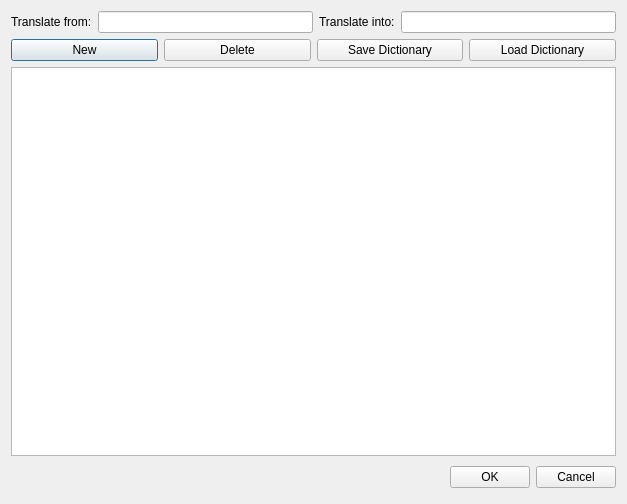
<?xml version="1.0" encoding="UTF-8"?>
<ui version="4.0">
 <class>GlossaryClass</class>
 <widget class="QDialog" name="GlossaryClass">
  <property name="geometry">
   <rect>
    <x>0</x>
    <y>0</y>
    <width>627</width>
    <height>504</height>
   </rect>
  </property>
  <property name="windowTitle">
   <string>Glossary</string>
  </property>
  <layout class="QVBoxLayout" name="verticalLayout">
   <item>
    <layout class="QHBoxLayout" name="horizontalLayout_2">
     <item>
      <widget class="QLabel" name="label">
       <property name="text">
        <string>Translate from:</string>
       </property>
      </widget>
     </item>
     <item>
      <widget class="QLineEdit" name="sourceLanguageLineEdit">
       <property name="readOnly">
        <bool>true</bool>
       </property>
      </widget>
     </item>
     <item>
      <widget class="QLabel" name="label_2">
       <property name="text">
        <string>Translate into:</string>
       </property>
      </widget>
     </item>
     <item>
      <widget class="QLineEdit" name="targetLanguageLineEdit">
       <property name="readOnly">
        <bool>true</bool>
       </property>
      </widget>
     </item>
    </layout>
   </item>
   <item>
    <layout class="QHBoxLayout" name="horizontalLayout">
     <item>
      <widget class="QPushButton" name="newButton">
       <property name="text">
        <string>New</string>
       </property>
      </widget>
     </item>
     <item>
      <widget class="QPushButton" name="deleteButton">
       <property name="text">
        <string>Delete</string>
       </property>
      </widget>
     </item>
     <item>
      <widget class="QPushButton" name="saveButton">
       <property name="text">
        <string>Save Dictionary</string>
       </property>
      </widget>
     </item>
     <item>
      <widget class="QPushButton" name="loadButton">
       <property name="text">
        <string>Load Dictionary</string>
       </property>
      </widget>
     </item>
    </layout>
   </item>
   <item>
    <widget class="QTableView" name="tableView"/>
   </item>
   <item>
    <layout class="QHBoxLayout">
     <property name="spacing">
      <number>6</number>
     </property>
     <property name="leftMargin">
      <number>0</number>
     </property>
     <property name="topMargin">
      <number>0</number>
     </property>
     <property name="rightMargin">
      <number>0</number>
     </property>
     <property name="bottomMargin">
      <number>0</number>
     </property>
     <item>
      <spacer>
       <property name="orientation">
        <enum>Qt::Horizontal</enum>
       </property>
       <property name="sizeHint" stdset="0">
        <size>
         <width>131</width>
         <height>31</height>
        </size>
       </property>
      </spacer>
     </item>
     <item>
      <widget class="QPushButton" name="okButton">
       <property name="text">
        <string>OK</string>
       </property>
      </widget>
     </item>
     <item>
      <widget class="QPushButton" name="cancelButton">
       <property name="text">
        <string>Cancel</string>
       </property>
      </widget>
     </item>
    </layout>
   </item>
  </layout>
 </widget>
 <resources/>
 <connections>
  <connection>
   <sender>okButton</sender>
   <signal>clicked()</signal>
   <receiver>GlossaryClass</receiver>
   <slot>accept()</slot>
   <hints>
    <hint type="sourcelabel">
     <x>278</x>
     <y>253</y>
    </hint>
    <hint type="destinationlabel">
     <x>96</x>
     <y>254</y>
    </hint>
   </hints>
  </connection>
  <connection>
   <sender>cancelButton</sender>
   <signal>clicked()</signal>
   <receiver>GlossaryClass</receiver>
   <slot>reject()</slot>
   <hints>
    <hint type="sourcelabel">
     <x>369</x>
     <y>253</y>
    </hint>
    <hint type="destinationlabel">
     <x>179</x>
     <y>282</y>
    </hint>
   </hints>
  </connection>
 </connections>
</ui>
